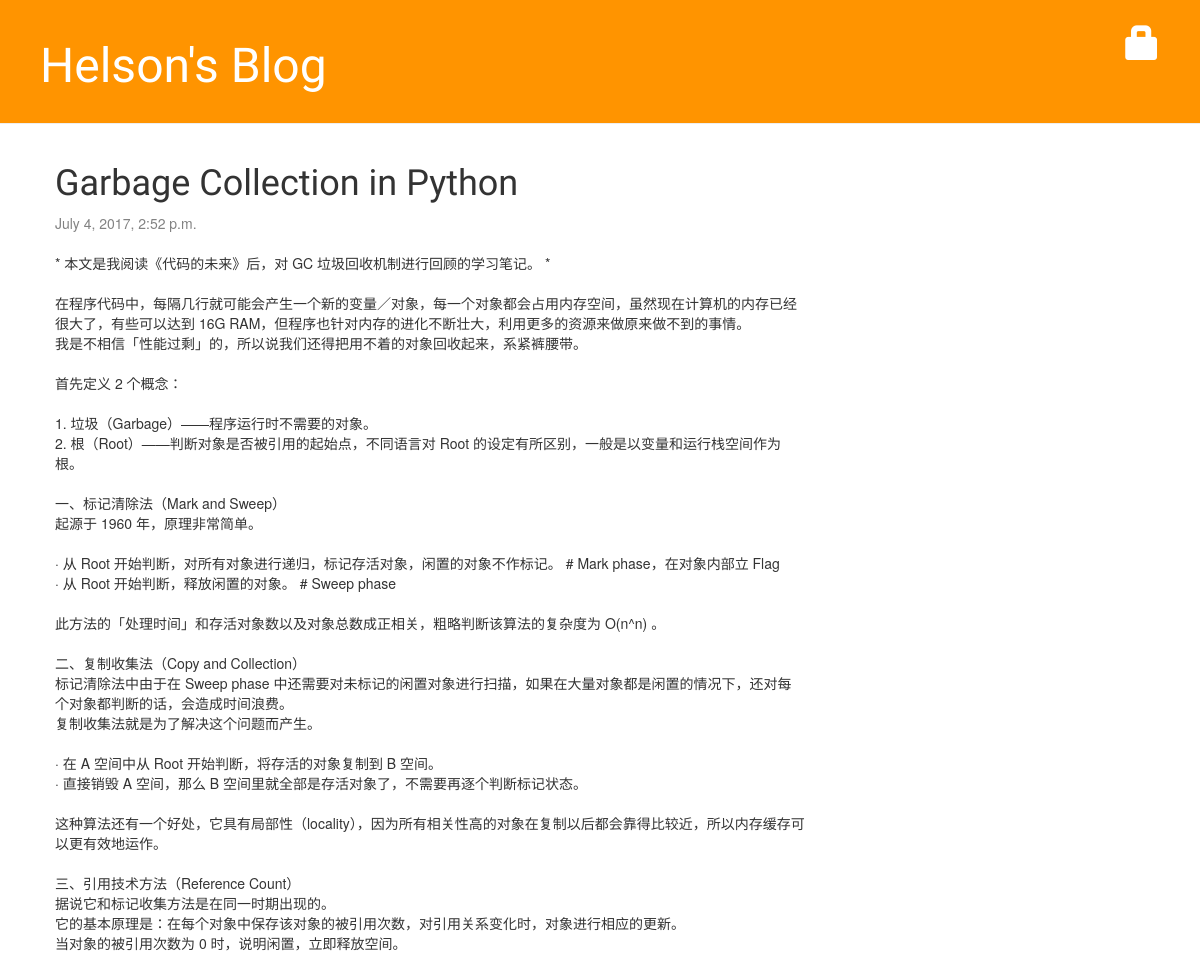
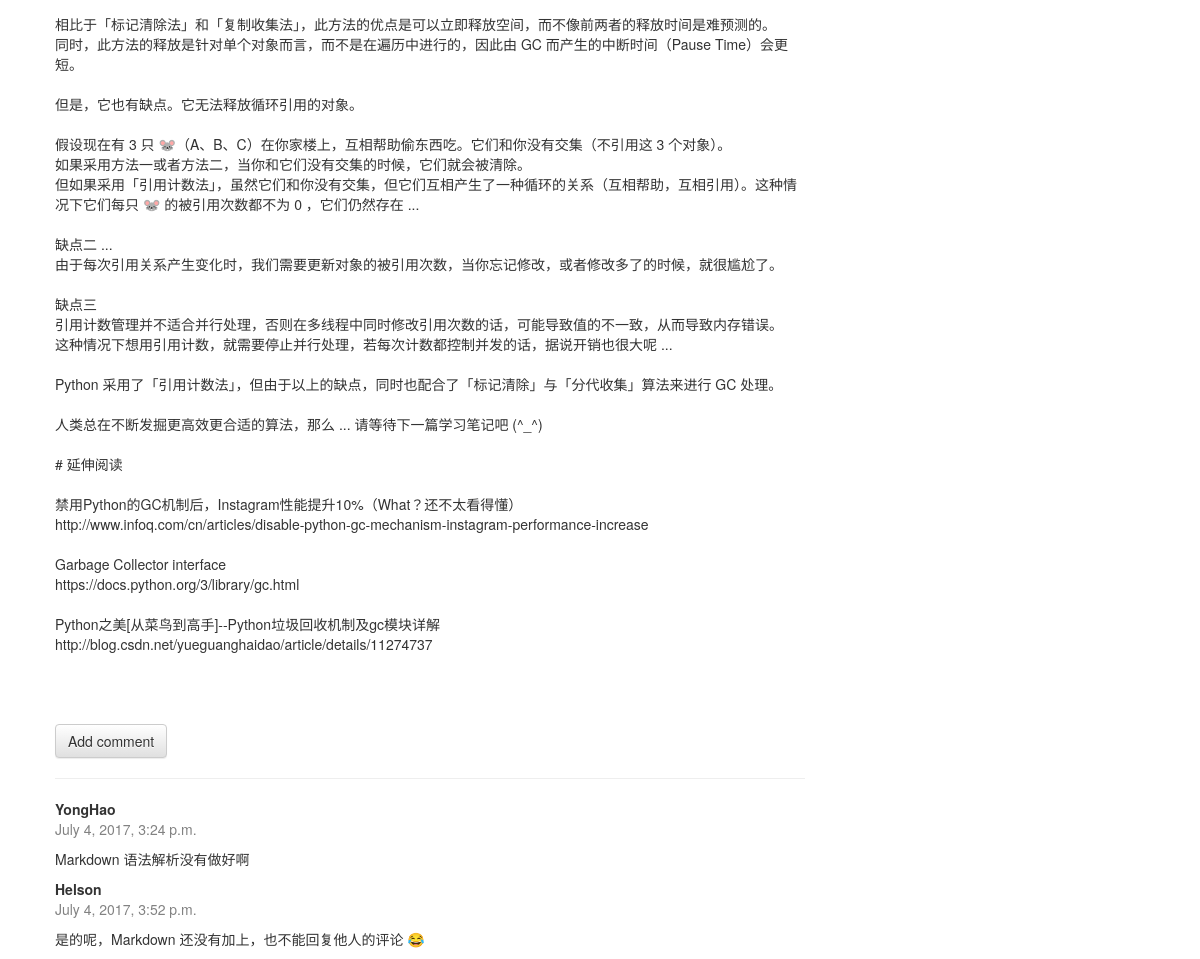
Screenshot of /post/7/ with the database file from the repository (2 pictures, top to bottom).
### blog/models.py (models this page shows, shortened)
class Post(models.Model):
    author = models.ForeignKey('auth.User')
    title = models.CharField(max_length=200)
    text = models.TextField()
    created_date = models.DateTimeField(
            default=timezone.now)
    published_date = models.DateTimeField(
            blank=True, null=True)

class Comment(models.Model):
    post = models.ForeignKey('blog.post', related_name='comments')
    author = models.CharField(max_length=200)
    text = models.TextField()
    created_date = models.DateTimeField(default=timezone.now)
    approved_comment = models.BooleanField(default=False)

### blog/views.py (the view)
# urls.py: url(r'^post/(?P<pk>\d+)/$', views.post_detail, name='post_detail'),
def post_detail(request, pk):
    post = get_object_or_404(Post, pk=pk)
    return render(request, 'blog/post_detail.html', {'post': post})

### blog/templates/blog/post_detail.html (shortened to what this page needs)
<!DOCTYPE html>
{% extends 'blog/base.html' %}
{% block content %}
    <div class="post">
        <h1>{{ post.title }}
        </h1>
        {% if post.published_date %}
            <div class="date">
                {{ post.published_date }}
            </div>
        {% endif %}
        <br>
        <p>{{ post.text|linebreaksbr }}</p>
    </div>
    {% if post.published_date %}
        <a href="{% url 'add_comment_to_post' pk=post.pk %}" class="btn btn-default">Add comment</a>
        <hr>
        {% for comment in post.comments.all %}
            <div class="comment">
                <strong>{{ comment.author }}</strong>
                <div class="date">
                    {{ comment.created_date }}
                </div>
                <p>{{ comment.text|linebreaks }}</p>
            </div>
        {% empty %}
            <p>No comments here yet :(</p>
        {% endfor %}
    {% else %}
        <a class="btn btn-default" href="{% url 'post_publish' pk=post.pk %}">Publish</a>
    {% endif %}
{% endblock %}

### blog/static/css/mysite.css (style rules this page uses)
h1, h2, h3, h4 { font-family: 'Lobster', cursive; }
.date { color: #828282; }
.post { margin-bottom: 70px; }

### rows the page displays
Post: title "Garbage Collection in Python", published_date "July 4, 2017, 2:52 p.m.", text "* 本文是我阅读《代码的未来》后，对 GC 垃圾回收机制进行回顾的学习笔记。 * 在程序代码中，每隔几行就可能会产生一个新的变量／对象，每一个对象都会占用内存空间，虽然现在计算机的内存已经很大了，有些可以达到 16G RAM，但程序也针对内存的进化不断壮大，利用更多的资源来做原来做不到的事情。 我是不相信「性能过剩」的，所以说我们还得把用不着的对象回收起来，系紧裤腰带。 首先定义 2 个概念： 1. 垃圾（Garbage）——程序运行时不需要的对象。 2. 根（Root）——判断对象是否被引用的起始点，不同语言对 Root 的设定有所区别，一般是以变量和运行栈空间作为根。 一、标记清除法（Mark and Sweep） 起源于 1960 年，原理非常简单。 · 从 Root 开始判断，对所有对象进行递归，标记存活对象，闲置的对象不作标记。 # Mark phase，在对象内部立 Flag · 从 Root 开始判断，释放闲置的对象。 # Sweep phase 此方法的「处理时间」和存活对象数以及对象总数成正相关，粗略判断该算法的复杂度为 O(n^n) 。 二、复制收集法（Copy and Collection） 标记清除法中由于在 Sweep phase 中还需要对未标记的闲置对象进行扫描，如果在大量对象都是闲置的情况下，还对每个对象都判断的话，会造成时间浪费。 复制收集法就是为了解决这个问题而产生。 · 在 A 空间中从 Root 开始判断，将存活的对象复制到 B 空间。 · 直接销毁 A 空间，那么 B 空间里就全部是存活对象了，不需要再逐个判断标记状态。…"
Comment: author "YongHao", created_date "July 4, 2017, 3:24 p.m.", text "Markdown 语法解析没有做好啊"
Comment: author "Helson", created_date "July 4, 2017, 3:52 p.m.", text "是的呢，Markdown 还没有加上，也不能回复他人的评论 😂"
